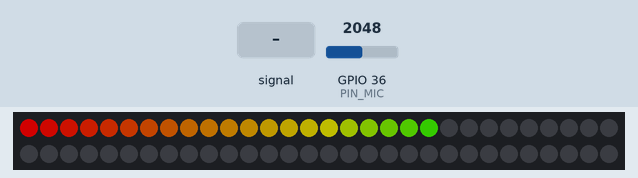
This sketch was run on a simulated ESP32. Shown: 60 RGB LEDs in strip order, left to right, continuing on the next row. The inputs (shaded band) are chosen by the test bench; at power-on: GPIO 36 (PIN_MIC) = 2048. Dim RGB values are drawn brighter than linear.

Above: at 1.2 s.
1.3 s: GPIO 36 (PIN_MIC) fed a 200 Hz sine of ±1023 counts around its level
At 1.47 s:
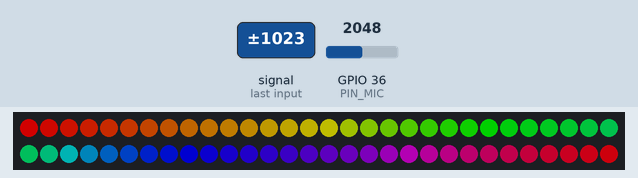
3.7 s: GPIO 36 (PIN_MIC) fed a 2 Hz sine of ±1228 counts around its level
5.2 s: GPIO 36 (PIN_MIC) fed a 1000 Hz sine of ±1023 counts around its level
At 6.18 s:
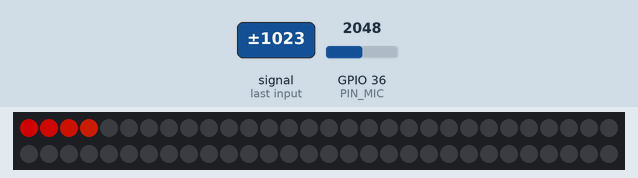
8.2 s: GPIO 36 (PIN_MIC) fed a 200 Hz sine of ±327 counts around its level
At 9.47 s:
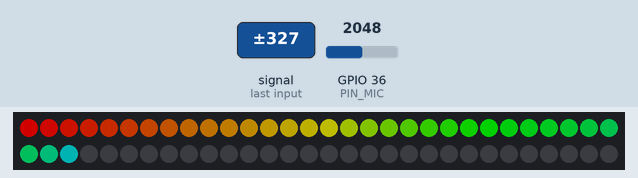
11.2 s: GPIO 36 (PIN_MIC) fed a 200 Hz sine of ±1023 counts around its level
At 13.03 s:
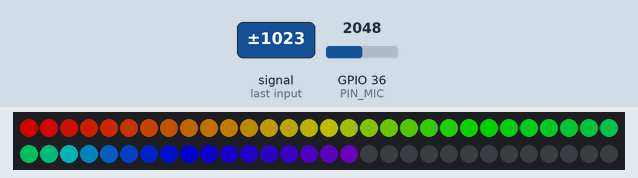
14.2 s: GPIO 36 (PIN_MIC) set to 2866
Timing chart, 0 to 16.7 s (numbered marks = the images above; inputs shaded):
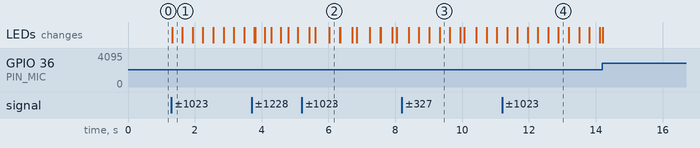

Measured:
- after the input at 1.3 s, the LEDs: change at once (image 1)
- after the input at 5.2 s, the LEDs: first change after 0.23 s (image 2 shows a later state)
- after the input at 8.2 s, the LEDs: first change after 0.20 s (image 3 shows a later state)
- after the input at 11.2 s, the LEDs: first change after 0.15 s (image 4 shows a later state)

The sketch:

esp32-rgb-led-strip-wled-sync.ino
```cpp
#include <FastLED.h>

#define NUM_LEDS 60
#define DATA_PIN 18
#define PIN_MIC 36

CRGB leds[NUM_LEDS];

void setup() {
 FastLED.addLeds<WS2812B, DATA_PIN, GRB>(leds, NUM_LEDS);
 FastLED.setBrightness(120);
}

void loop() {
 int audioSample = analogRead(PIN_MIC);
 int activeLeds = map(audioSample, 1500, 3000, 0, NUM_LEDS);
 activeLeds = constrain(activeLeds, 0, NUM_LEDS);

 for (int i = 0; i < NUM_LEDS; i++) {
 if (i < activeLeds) {
 leds[i] = CHSV(map(i, 0, NUM_LEDS, 0, 255), 255, 255);
 } else {
 leds[i] = CRGB::Black;
 }
 }
 FastLED.show();
 delay(20);
}
```
